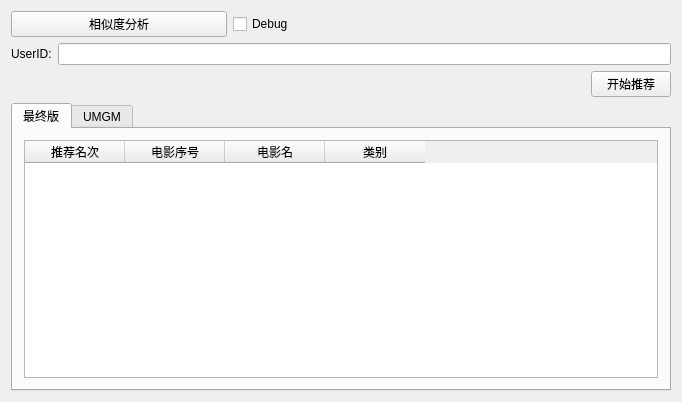
<?xml version="1.0" encoding="UTF-8"?>
<ui version="4.0">
 <class>Widget</class>
 <widget class="QWidget" name="Widget">
  <property name="geometry">
   <rect>
    <x>0</x>
    <y>0</y>
    <width>682</width>
    <height>402</height>
   </rect>
  </property>
  <property name="windowTitle">
   <string>Widget</string>
  </property>
  <layout class="QVBoxLayout" name="verticalLayout_2">
   <item>
    <layout class="QHBoxLayout" name="horizontalLayout_2">
     <item>
      <widget class="QPushButton" name="pushButton_sim">
       <property name="text">
        <string>相似度分析</string>
       </property>
      </widget>
     </item>
     <item>
      <widget class="QCheckBox" name="checkBox_test">
       <property name="text">
        <string>Debug</string>
       </property>
      </widget>
     </item>
     <item>
      <widget class="QLabel" name="label_sim">
       <property name="text">
        <string/>
       </property>
      </widget>
     </item>
    </layout>
   </item>
   <item>
    <layout class="QHBoxLayout" name="horizontalLayout">
     <item>
      <widget class="QLabel" name="label">
       <property name="text">
        <string>UserID:</string>
       </property>
      </widget>
     </item>
     <item>
      <widget class="QLineEdit" name="lineEdit_userID"/>
     </item>
    </layout>
   </item>
   <item>
    <layout class="QHBoxLayout" name="horizontalLayout_4">
     <item>
      <spacer name="horizontalSpacer">
       <property name="orientation">
        <enum>Qt::Horizontal</enum>
       </property>
       <property name="sizeHint" stdset="0">
        <size>
         <width>40</width>
         <height>20</height>
        </size>
       </property>
      </spacer>
     </item>
     <item>
      <widget class="QPushButton" name="pushButton_rec">
       <property name="text">
        <string>开始推荐</string>
       </property>
      </widget>
     </item>
    </layout>
   </item>
   <item>
    <widget class="QTabWidget" name="tabWidget">
     <property name="currentIndex">
      <number>0</number>
     </property>
     <widget class="QWidget" name="tab">
      <attribute name="title">
       <string>最终版</string>
      </attribute>
      <layout class="QHBoxLayout" name="horizontalLayout_3">
       <item>
        <widget class="QTableWidget" name="tableWidget_2">
         <column>
          <property name="text">
           <string>推荐名次</string>
          </property>
         </column>
         <column>
          <property name="text">
           <string>电影序号</string>
          </property>
         </column>
         <column>
          <property name="text">
           <string>电影名</string>
          </property>
         </column>
         <column>
          <property name="text">
           <string>类别</string>
          </property>
         </column>
        </widget>
       </item>
      </layout>
     </widget>
     <widget class="QWidget" name="tab_2">
      <attribute name="title">
       <string>UMGM</string>
      </attribute>
      <layout class="QVBoxLayout" name="verticalLayout">
       <item>
        <widget class="QLabel" name="label_2">
         <property name="text">
          <string>元路径&quot;UMGM&quot;：推荐给你看过的相同类型的电影</string>
         </property>
        </widget>
       </item>
       <item>
        <widget class="QTableWidget" name="tableWidget"/>
       </item>
      </layout>
     </widget>
    </widget>
   </item>
  </layout>
 </widget>
 <layoutdefault spacing="6" margin="11"/>
 <resources/>
 <connections/>
</ui>
